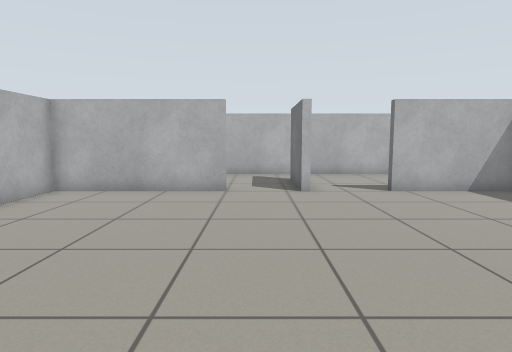
[1] (above)

15 first-person views from a walk through a world built for the Gazebo simulator. The camera is 0.83 m above the floor, tilts 6° down and sees 75° across. The floor is counted in squares, 0.5 m on a side. Each view is taken from the middle of a square. On the plan, view 1 faces up. The plan holds only what a view shows up to about 16 squares ahead; the rest is blank.

[2]
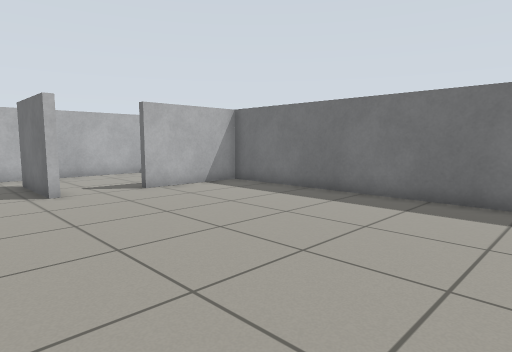

[3]
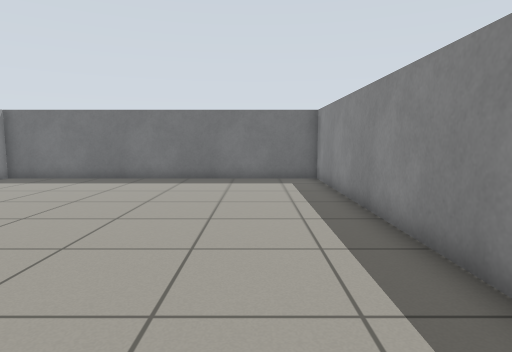

[4]
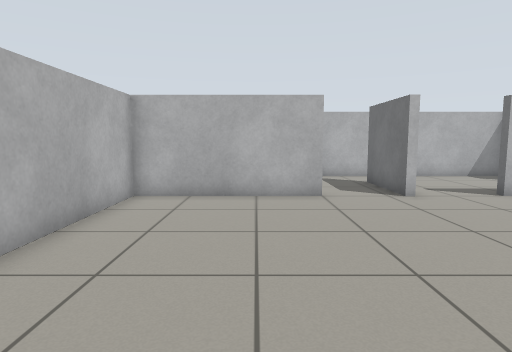

[5]
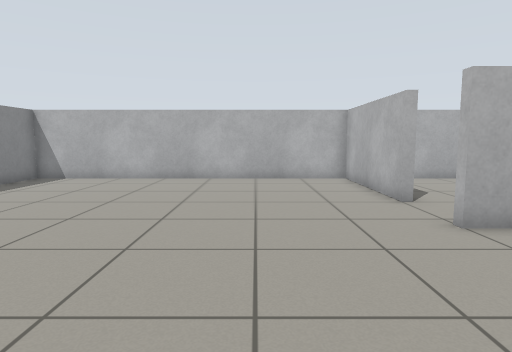

[6]
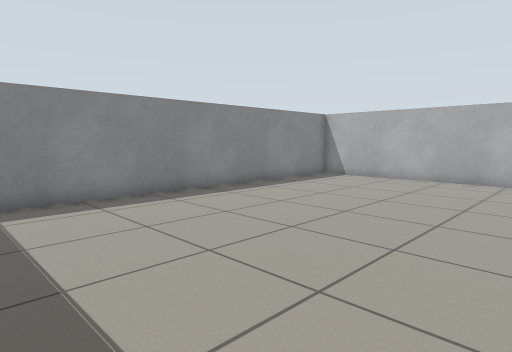

[7]
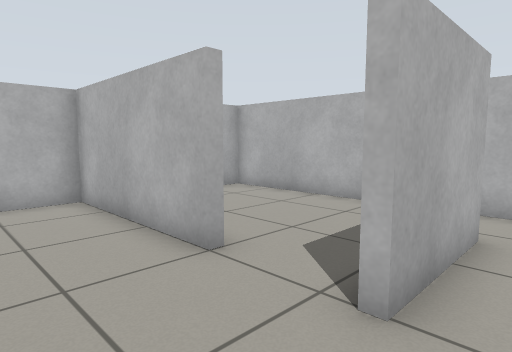

[8]
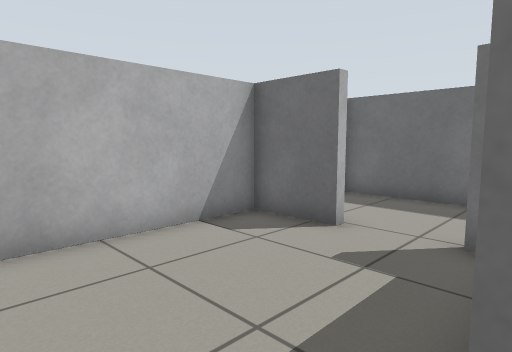

[9]
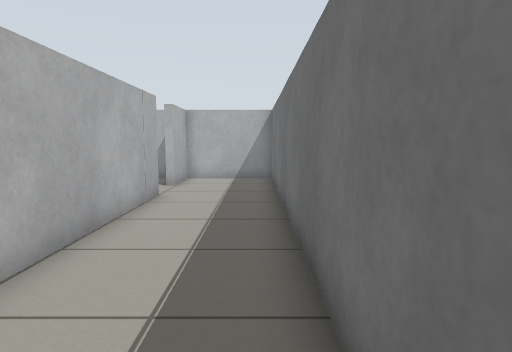

[10]
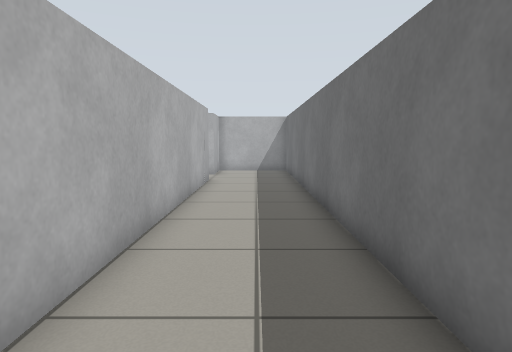

[11]
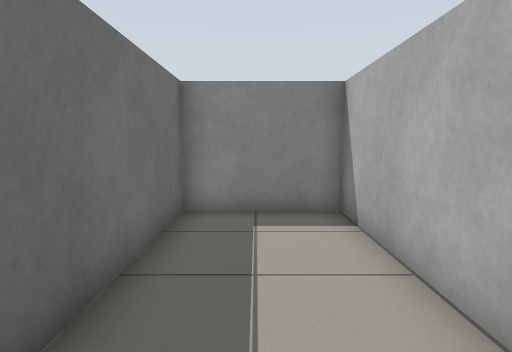

[12]
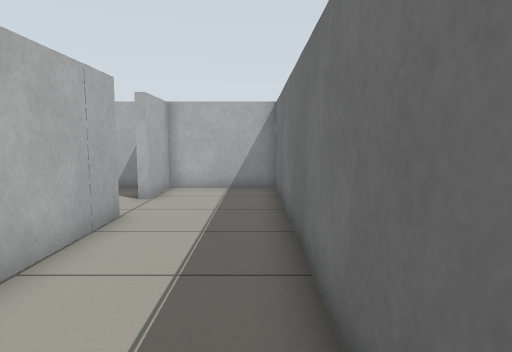

[13]
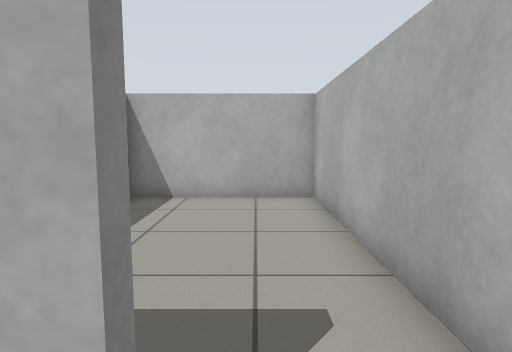

[14]
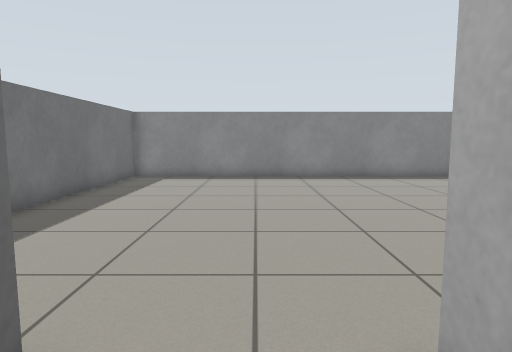

[15]
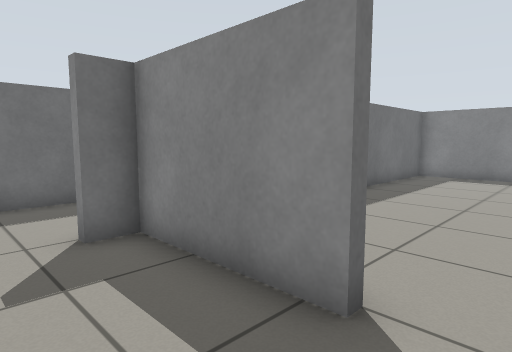

### Floor plan
Ten units are one square. View 1 is at (0, 0); x grows to the right and y downward. Boxes are objects, and circles mark ways between rooms. Rooms are numbered by the first view taken in them; rooms with no view inside come last. Other rooms are left out.
<svg viewBox="-72 -172 204 204">
<path fill="none" stroke="#000" d="M15 -110 15 -144 18 -144 18 -110 15 -110M-10 -114 -10 -110 -67 -110 -67 27 87 27 87 -110 45 -110 45 -113 87 -113 87 -122M87 -144 87 -167 -67 -167 -67 -113M90 -122 90 27 127 27 127 -167 90 -167 90 -144"/>
<circle cx="90" cy="-135" r="3" fill="#2a7"/>
<text x="10" y="-70">1</text>
<text x="110" y="-70">2</text>
</svg>
Room 1 opens to room 2.

Where each view was taken, in squares from view 1:
view 1: 0 up, 0 right, facing up
view 2: 0 up, 1 left, facing up-right
view 3: 0 up, 6 left, facing right
view 4: 1 up, 3 left, facing up
view 5: 7 up, 8 right, facing left
view 6: 7 up, 8 right, facing down-left
view 7: 8 up, 3 right, facing up-left
view 8: 11 up, 3 right, facing up-right
view 9: 2 up, 12 right, facing up
view 10: 2 down, 11 right, facing up
view 11: 5 up, 11 right, facing down
view 12: 5 up, 12 right, facing up
view 13: 15 up, 3 right, facing left
view 14: 13 up, 3 right, facing down
view 15: 14 up, 3 right, facing down-right
